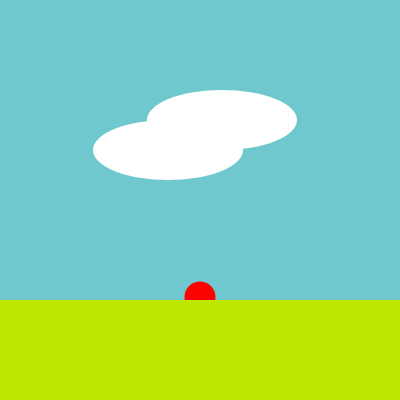
Frame 1 (no input)
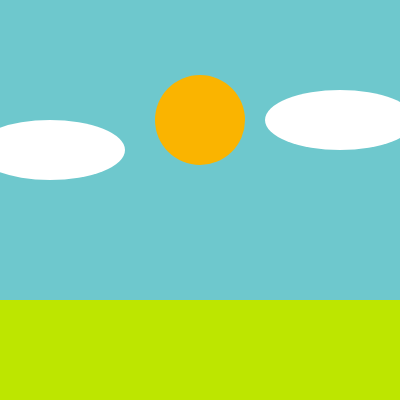
Frame 60 (no input)
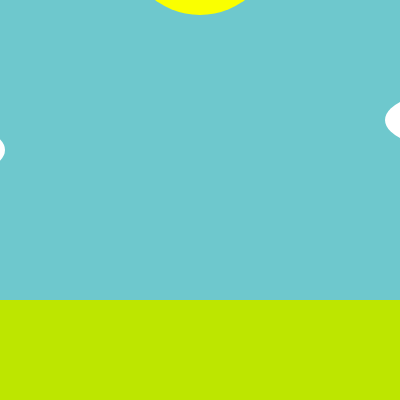
Frame 120 (the mouse pressed at the canvas centre since frame 60)

The p5.js sketch that drew these frames (run headless with seeded random() and noise() and a simulated clock; from frame 60 on, the mouse is pressed at the canvas centre):

// p5.js sketch
// ── sketch.js
// Painting 1

//Global Variables
var sun, cloud1, cloud2, sunColor;

// SETUP FUNCTION - Runs once at beginning of program

function setup() {
    createCanvas(400, 400);
    background(110, 200, 205);

    //Initialize Variables
    sun = {
        x: width / 2,
        y: 300,
        r1: 30,
        r2: 30
    };
    cloud1 = {
        x: 170,
        y: 150,
        r1: 150,
        r2: 60,
    };
    cloud2 = {
        x: 220,
        y: 120,
        r1: 150,
        r2: 60
    };
    sunColor = {
        x: 250,
        y: 0,
        z: 0
    };
}



// DRAW FUNCTION - Loops @ 60FPS by default
function draw() {
    background(110, 200, 205);
        //Movements
    //sun
    sun.y += -3;
    sun.r1 += +1;
    sun.r2 += +1;
    //clouds
    cloud1.x += -2;
    cloud2.x += +2;
    //color
    sunColor.y += +3;
    
    //sun
    noStroke();
    fill(sunColor.x, sunColor.y, sunColor.z);
    ellipse(sun.x, sun.y, sun.r1, sun.r2);
    //clouds
    fill(255);
    ellipse(cloud1.x, cloud1.y, cloud1.r1, cloud1.r2);
    ellipse(cloud2.x, cloud2.y, cloud2.r1, cloud2.r2);
    //field
    fill(189, 230, 0);
    rect(0, 300, 400, 100);



}
